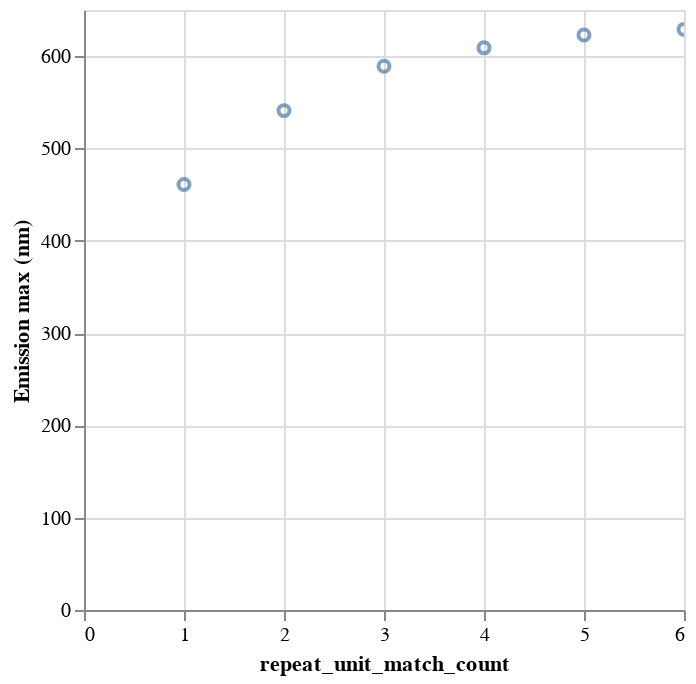

Notebook source saved alongside this figure:
### Code cell
df_matches.plot.scatter(x="repeat_unit_match_count", y="Emission max (nm)")

### Figure 1 — Vega specification as saved in the notebook (floating-point values rounded to 4 significant figures)
{"$schema": "https://vega.github.io/schema/vega/v5.json", "data": [{"name": "param_3_store"}, {"name": "source_0", "values": [{"Emission max (nm)": 629.0, "repeat_unit_match_count": 6}, {"Emission max (nm)": 623.0, "repeat_unit_match_count": 5}, {"Emission max (nm)": 609.0, "repeat_unit_match_count": 4}, {"Emission max (nm)": 589.0, "repeat_unit_match_count": 3}, {"Emission max (nm)": 541.0, "repeat_unit_match_count": 2}, {"Emission max (nm)": 461.0, "repeat_unit_match_count": 1}]}, {"name": "source_0_x_domain_repeat_unit_match_count", "values": [{"min": 1, "max": 6}]}, {"name": "source_0_y_domain_Emission max (nm)", "values": [{"min": 461.0, "max": 629.0}]}], "signals": [{"name": "unit", "value": {}, "on": [{"events": "pointermove", "update": "isTuple(group()) ? group() : unit"}]}, {"name": "param_3", "update": "vlSelectionResolve(\"param_3_store\", \"union\")"}, {"name": "param_3_repeat_unit_match_count", "on": [{"events": [{"source": "view", "type": "dblclick"}], "update": "null"}, {"events": {"signal": "param_3_translate_delta"}, "update": "panLinear(param_3_translate_anchor.extent_x, -param_3_translate_delta.x / width)"}, {"events": {"signal": "param_3_zoom_delta"}, "update": "zoomLinear(domain(\"x\"), param_3_zoom_anchor.x, param_3_zoom_delta)"}]}, {"name": "param_3_Emission_max__nm_", "on": [{"events": [{"source": "view", "type": "dblclick"}], "update": "null"}, {"events": {"signal": "param_3_translate_delta"}, "update": "panLinear(param_3_translate_anchor.extent_y, param_3_translate_delta.y / height)"}, {"events": {"signal": "param_3_zoom_delta"}, "update": "zoomLinear(domain(\"y\"), param_3_zoom_anchor.y, param_3_zoom_delta)"}]}, {"name": "param_3_tuple", "on": [{"events": [{"signal": "param_3_repeat_unit_match_count || param_3_Emission_max__nm_"}], "update": "param_3_repeat_unit_match_count && param_3_Emission_max__nm_ ? {unit: \"\", fields: param_3_tuple_fields, values: [param_3_repeat_unit_match_count,param_3_Emission_max__nm_]} : null"}]}, {"name": "param_3_tuple_fields", "value": [{"field": "repeat_unit_match_count", "channel": "x", "type": "R"}, {"field": "Emission max (nm)", "channel": "y", "type": "R"}]}, {"name": "param_3_translate_anchor", "value": {}, "on": [{"events": [{"source": "scope", "type": "pointerdown"}], "update": "{x: x(unit), y: y(unit), extent_x: domain(\"x\"), extent_y: domain(\"y\")}"}]}, {"name": "param_3_translate_delta", "value": {}, "on": [{"events": [{"source": "window", "between": [{"source": "scope", "type": "pointerdown"}, {"source": "window", "type": "pointerup"}], "type": "pointermove", "consume": true}], "update": "{x: param_3_translate_anchor.x - x(unit), y: param_3_translate_anchor.y - y(unit)}"}]}, {"name": "param_3_zoom_anchor", "on": [{"events": [{"source": "scope", "consume": true, "type": "wheel"}], "update": "{x: invert(\"x\", x(unit)), y: invert(\"y\", y(unit))}"}]}, {"name": "param_3_zoom_delta", "on": [{"events": [{"source": "scope", "type": "wheel", "consume": true}], "update": "pow(1.001, event.deltaY * pow(16, event.deltaMode))", "force": true}]}, {"name": "param_3_modify", "on": [{"events": {"signal": "param_3_tuple"}, "update": "modify(\"param_3_store\", param_3_tuple, true)"}]}], "marks": [{"type": "symbol", "name": "marks", "from": {"data": "source_0"}, "encode": {"update": {"stroke": {"value": "#4c78a8"}, "x": {"field": "repeat_unit_match_count", "scale": "x"}, "fill": {"value": "transparent"}, "tooltip": {"signal": "{\"repeat_unit_match_count\": format(datum[\"repeat_unit_match_count\"], \"\"), \"Emission max (nm)\": format(datum[\"Emission max (nm)\"], \"\")}"}, "y": {"field": "Emission max (nm)", "scale": "y"}, "opacity": {"value": 0.7}}}, "clip": true, "style": ["point"], "interactive": true}], "scales": [{"name": "x", "type": "linear", "domain": [{"signal": "(data(\"source_0_x_domain_repeat_unit_match_count\")[0] || {}).min"}, {"signal": "(data(\"source_0_x_domain_repeat_unit_match_count\")[0] || {}).max"}], "range": [0, {"signal": "width"}], "domainRaw": {"signal": "param_3[\"repeat_unit_match_count\"]"}, "nice": true, "zero": true}, {"name": "y", "type": "linear", "domain": [{"signal": "(data(\"source_0_y_domain_Emission max (nm)\")[0] || {}).min"}, {"signal": "(data(\"source_0_y_domain_Emission max (nm)\")[0] || {}).max"}], "range": [{"signal": "height"}, 0], "nice": true, "zero": true, "domainRaw": {"signal": "param_3[\"Emission max (nm)\"]"}}], "axes": [{"scale": "x", "grid": true, "maxExtent": 0, "zindex": 0, "domain": false, "ticks": false, "minExtent": 0, "orient": "bottom", "tickCount": {"signal": "ceil(width/40)"}, "labels": false, "aria": false, "gridScale": "y"}, {"scale": "y", "minExtent": 0, "tickCount": {"signal": "ceil(height/40)"}, "ticks": false, "zindex": 0, "orient": "left", "aria": false, "gridScale": "x", "grid": true, "domain": false, "maxExtent": 0, "labels": false}, {"scale": "x", "title": "repeat_unit_match_count", "orient": "bottom", "labelFlush": true, "zindex": 0, "grid": false, "labelOverlap": true, "tickCount": {"signal": "ceil(width/40)"}}, {"scale": "y", "title": "Emission max (nm)", "tickCount": {"signal": "ceil(height/40)"}, "grid": false, "labelOverlap": true, "orient": "left", "zindex": 0}], "height": 300, "background": "white", "style": "cell", "padding": 5, "width": 300}
